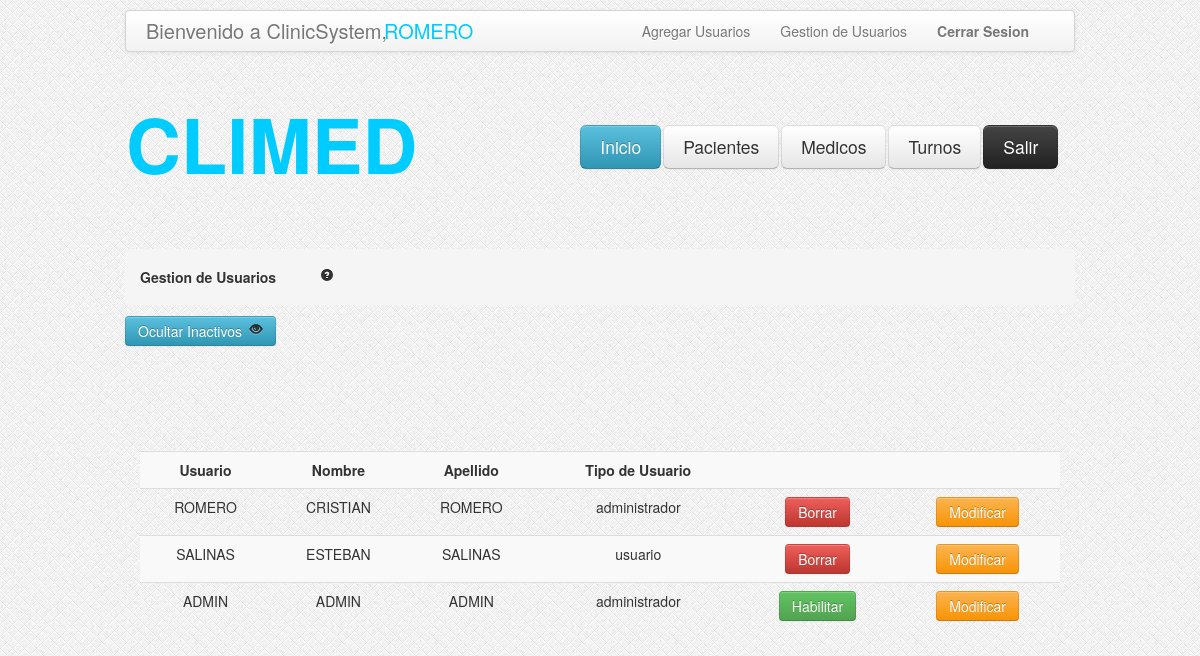
Screenshot of /GestionUsuarios.php?ojito=0 (signed in) with the database file from the repository.
### tables this page shows
CREATE TABLE IF NOT EXISTS `usuarios` (
  `idusuario` int(11) NOT NULL AUTO_INCREMENT,
  `nombre` varchar(100) NOT NULL,
  `apellido` varchar(100) NOT NULL,
  `usuario` varchar(100) NOT NULL,
  `password` varchar(100) NOT NULL,
  `tipo` varchar(100) NOT NULL,
  `activo` int(11) NOT NULL DEFAULT '1',
  `intentos` int(11) NOT NULL DEFAULT '0',
  PRIMARY KEY (`idusuario`)
);

### GestionUsuarios.php (the view, shortened to what this page needs)
<!doctype html>
<?php
	if (!isset($_REQUEST['ojito'])) {
		$ojito=1;
	} else {
		$ojito=$_REQUEST['ojito'];
	}
?>
<head>
<link rel="stylesheet" type="text/css" href="css/estilo.css"/>
<link rel="stylesheet" type="text/css" href="css/bootstrap.css"/>
<link rel="stylesheet" type="text/css" href="css/bootstrap-responsive.css"/>
</head>
<body style="background-image:url('images/bg.png')">
	<?php
	$consulta = "SELECT idusuario, nombre, apellido, usuario, tipo, activo FROM usuarios WHERE activo = ".$ojito." OR 0 = ".$ojito." ";
	$res = mysql_query($consulta);
	include_once('header.php');
	?>
	<div class="encapsulador">
		<div class="contenedor">
			<ul class="breadcrumb">
				<li>
					<h5>Gestion de Usuarios <a href="#" style="margin-left: 40px;"><i class="icon-question-sign"></i></a></h5>
				</li>
			</ul>
				<div class="btn-group" style="margin-top: -13px; margin-left: 270;">
					    <button class="btn btn-info" type="button"
						<?php	if($ojito == 1){ ?>
									onclick="location.href='GestionUsuarios.php?ojito=0'"> Mostrar Inactivos <i class="icon-eye-close" style="margin-left: 3px;"></i>
						<?php	} else { ?>
									onclick="location.href='GestionUsuarios.php?ojito=1'"> Ocultar Inactivos <i class="icon-eye-open" style="margin-left: 3px;"></i>
						<?php	} ?>
						</button>
				</div>
				<br></br>
				<br></br>
			<div id="tabla-gestion-usuarios">
				<table class="table table-striped">
					<tr>
						<td><b>Usuario</b></td>
						<td><b>Nombre</b></td>
						<td><b>Apellido</b></td>
						<td><b>Tipo de Usuario</b></td>
						<td></td>
						<td></td>
					</tr>
				<?php
				while ($valor = mysql_fetch_array($res)) {
				?>
					<tr>
						<td><?php echo $valor["usuario"]; ?></td>
						<td><?php echo $valor["nombre"]; ?></td>
						<td><?php echo $valor["apellido"]; ?></td>
						<td><?php echo $valor["tipo"]; ?></td>
						<?php
						$idusuario = $valor["idusuario"];
						?>
						<?php
								if( $valor["activo"] == 1 ){
						?>
									<td><a data-toggle="modal" role="button" href="#borrar<?php echo $idusuario; ?>" class="btn btn-danger">Borrar</a></td>
						<?php	}else{ ?>
									<td><button class="btn btn-success" type="button" onclick="location.href='HabilitarUsuario.php?idusuario=<?php echo $idusuario; ?> '">Habilitar</button></td>
						<?php	}  	?>
						<td><button class="btn btn-warning" onclick="location.href='Usuario.php?idusuario=<?php echo $idusuario; ?>'"type="button">Modificar</button> </td>
					</tr>
				<?php
				}
				?>
				</table>
			</div>
		</div>
	</div>
</body>
</html>

### css/estilo.css (style rules this page uses)
.encapsulador { width:950px; height:auto; margin: auto; }
.contenedor { margin-top: 75px; }
#tabla-gestion-usuarios { margin-top: 45px; margin-left: 15px; margin-right: 15px; }

### rows the page displays
usuarios: usuario "ROMERO", nombre "CRISTIAN", apellido "ROMERO", tipo "administrador"
usuarios: usuario "SALINAS", nombre "ESTEBAN", apellido "SALINAS", tipo "usuario"
usuarios: usuario "ADMIN", nombre "ADMIN", apellido "ADMIN", tipo "administrador"

### other values shown
$usuario "ROMERO"
